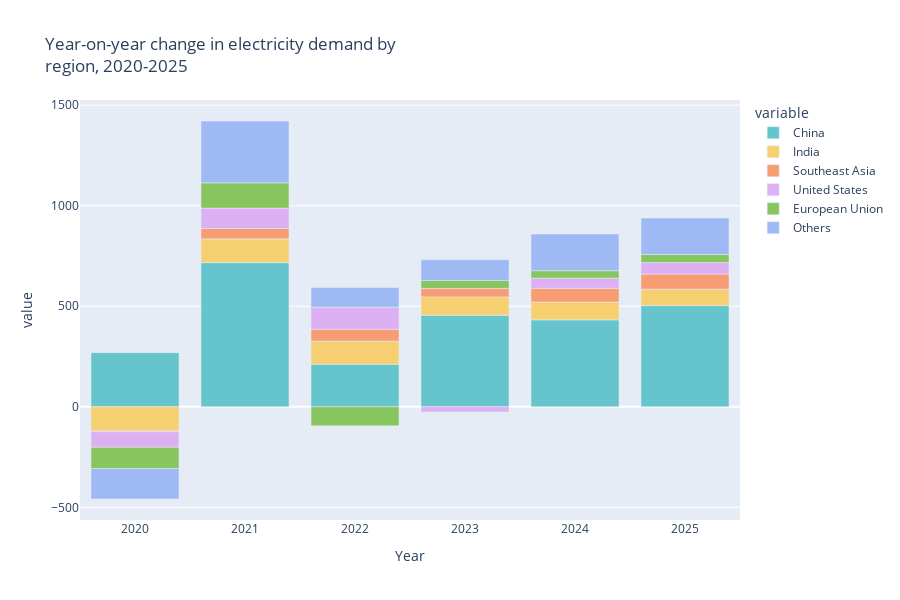

The code cell stored with this chart in its notebook:
### Markdown cell above
1. Create a simple stacked bar chart using the `bar` function from the module `px`. This is going to be our starting point

### Code cell
fig = px.bar(dta, x=dta.index, y=[ 'China', 'India', 'Southeast Asia', 'United States', 'European Union', 'Others'],
            hover_name=dta.index, 
            color_discrete_sequence= px.colors.qualitative.Pastel,
            height=600, width=900,
            title='Year-on-year change in electricity demand by <br>region, 2020-2025')
fig.show()

### Figure 1 — Plotly figure (JSON) as saved in the notebook; plotly's stock layout.template omitted (floating-point values rounded to 4 significant figures)
{"data": [{"alignmentgroup": "True", "hovertemplate": "<b>%{hovertext}</b><br><br>variable=China<br>Year=%{x}<br>value=%{y}<extra></extra>", "hovertext": [2020, 2021, 2022, 2023, 2024, 2025], "legendgroup": "China", "marker": {"color": "rgb(102, 197, 204)", "pattern": {"shape": ""}}, "name": "China", "offsetgroup": "China", "orientation": "v", "showlegend": true, "textposition": "auto", "type": "bar", "x": [2020, 2021, 2022, 2023, 2024, 2025], "xaxis": "x", "y": [269.1, 716.9, 211.8, 455, 432.2, 503.1], "yaxis": "y"}, {"alignmentgroup": "True", "hovertemplate": "<b>%{hovertext}</b><br><br>variable=India<br>Year=%{x}<br>value=%{y}<extra></extra>", "hovertext": [2020, 2021, 2022, 2023, 2024, 2025], "legendgroup": "India", "marker": {"color": "rgb(246, 207, 113)", "pattern": {"shape": ""}}, "name": "India", "offsetgroup": "India", "orientation": "v", "showlegend": true, "textposition": "auto", "type": "bar", "x": [2020, 2021, 2022, 2023, 2024, 2025], "xaxis": "x", "y": [-120.6, 118.1, 114.5, 91.4, 88.6, 81.7], "yaxis": "y"}, {"alignmentgroup": "True", "hovertemplate": "<b>%{hovertext}</b><br><br>variable=Southeast Asia<br>Year=%{x}<br>value=%{y}<extra></extra>", "hovertext": [2020, 2021, 2022, 2023, 2024, 2025], "legendgroup": "Southeast Asia", "marker": {"color": "rgb(248, 156, 116)", "pattern": {"shape": ""}}, "name": "Southeast Asia", "offsetgroup": "Southeast Asia", "orientation": "v", "showlegend": true, "textposition": "auto", "type": "bar", "x": [2020, 2021, 2022, 2023, 2024, 2025], "xaxis": "x", "y": [-3.5, 51.3, 59.6, 42.4, 68.3, 74.8], "yaxis": "y"}, {"alignmentgroup": "True", "hovertemplate": "<b>%{hovertext}</b><br><br>variable=United States<br>Year=%{x}<br>value=%{y}<extra></extra>", "hovertext": [2020, 2021, 2022, 2023, 2024, 2025], "legendgroup": "United States", "marker": {"color": "rgb(220, 176, 242)", "pattern": {"shape": ""}}, "name": "United States", "offsetgroup": "United States", "orientation": "v", "showlegend": true, "textposition": "auto", "type": "bar", "x": [2020, 2021, 2022, 2023, 2024, 2025], "xaxis": "x", "y": [-77.3, 101.6, 109.5, -25.9, 50.5, 57.3], "yaxis": "y"}, {"alignmentgroup": "True", "hovertemplate": "<b>%{hovertext}</b><br><br>variable=European Union<br>Year=%{x}<br>value=%{y}<extra></extra>", "hovertext": [2020, 2021, 2022, 2023, 2024, 2025], "legendgroup": "European Union", "marker": {"color": "rgb(135, 197, 95)", "pattern": {"shape": ""}}, "name": "European Union", "offsetgroup": "European Union", "orientation": "v", "showlegend": true, "textposition": "auto", "type": "bar", "x": [2020, 2021, 2022, 2023, 2024, 2025], "xaxis": "x", "y": [-105.8, 125.6, -94.9, 39.5, 37, 40], "yaxis": "y"}, {"alignmentgroup": "True", "hovertemplate": "<b>%{hovertext}</b><br><br>variable=Others<br>Year=%{x}<br>value=%{y}<extra></extra>", "hovertext": [2020, 2021, 2022, 2023, 2024, 2025], "legendgroup": "Others", "marker": {"color": "rgb(158, 185, 243)", "pattern": {"shape": ""}}, "name": "Others", "offsetgroup": "Others", "orientation": "v", "showlegend": true, "textposition": "auto", "type": "bar", "x": [2020, 2021, 2022, 2023, 2024, 2025], "xaxis": "x", "y": [-151.4, 307.5, 97.6, 102.6, 182.5, 181.5], "yaxis": "y"}], "layout": {"barmode": "relative", "height": 600, "legend": {"title": {"text": "variable"}, "tracegroupgap": 0}, "title": {"text": "Year-on-year change in electricity demand by <br>region, 2020-2025"}, "width": 900, "xaxis": {"anchor": "y", "domain": [0, 1], "title": {"text": "Year"}}, "yaxis": {"anchor": "x", "domain": [0, 1], "title": {"text": "value"}}}}
